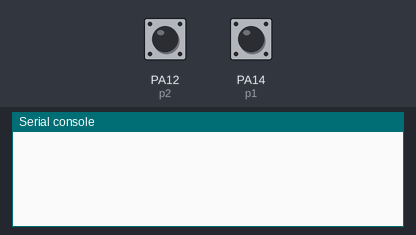
A program run on a simulated pyboard running MicroPython. On the bench: the last lines printed to the serial console. Inputs (shaded band) come from the test bench; at power-on: PA12 (p2) HIGH, PA14 (p1) HIGH. Library files of the repository ran but are not shown: usched.py.

Above: at 1.2 s.
1.3 s: PA12 (p2) pulled LOW for 0.15 s
At 2.6 s:
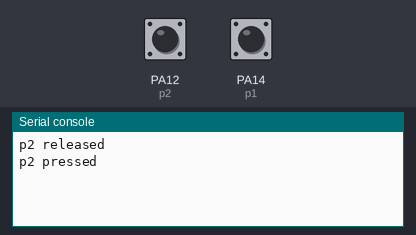
2.9 s: PA14 (p1) pulled LOW for 0.15 s
At 3.03 s:
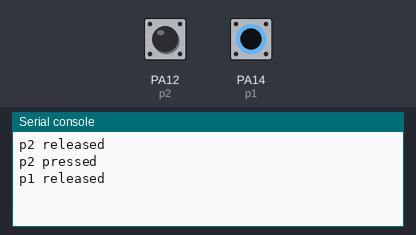

Measured:
- after the input at 1.3 s, the serial console: prints a new line at once (image 1)
- after the input at 2.9 s, the serial console: prints a new line at once (image 2)

The program:

buttontest.py
```python
from usched import Sched, wait
from button import Button
from machine import Pin

p1 = Pin(14, Pin.IN, Pin.PULL_UP)
p2 = Pin(12, Pin.IN, Pin.PULL_UP)
objSched = Sched()

def p1Pressed(*args):
    print("p1 pressed ")
def p1Released(*args):
    print("p1 released ")
def p2Pressed(*args):
    print("p2 pressed ")
def p2Released(*args):
    print("p2 released ")

s1 = Button(objSched, p1)
s1.on_pressed(p1Pressed)
s1.on_released(p1Released)

s2 = Button(objSched, p2)
s2.on_pressed(p2Pressed)
s2.on_released(p2Released)

objSched.run()
```

button.py
```python
from usched import Timeout

class Button(object):
    DEBOUNCETIME = 0.02
    def __init__(self, objSched, pin):
        self.pin = pin
        self.released_func = None
        self.released_func_args = ()
        self.pressed_func = None
        self.pressed_func_args = ()
        self.switchstate = self.pin.value()
        objSched.add_thread(self.switchcheck())

    def __call__(self):
        return self.switchstate

    def on_released(self, callback, callback_args = ()):
        self.released_func = callback
        self.released_func_args = callback_args

    def on_pressed(self, callback, callback_args = ()):
        self.pressed_func = callback
        self.pressed_func_args = callback_args

    def switchcheck(self):
        wf = Timeout(Button.DEBOUNCETIME)
        while True:
            state = self.pin.value()
            if state != self.switchstate:
                self.switchstate = state
                if state == 0 and self.released_func:
                    self.released_func(*self.released_func_args)
                elif state == 1 and self.pressed_func:
                    self.pressed_func(*self.pressed_func_args)
            yield wf()
```
